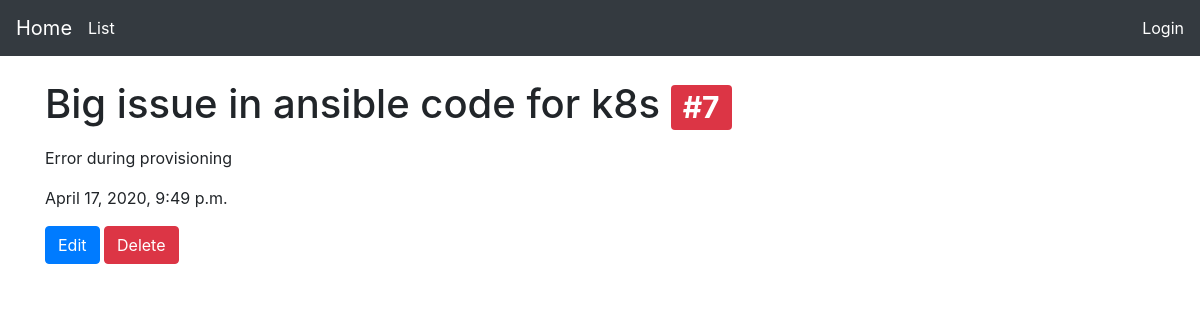
Before: /issues/7/ with the older database file.
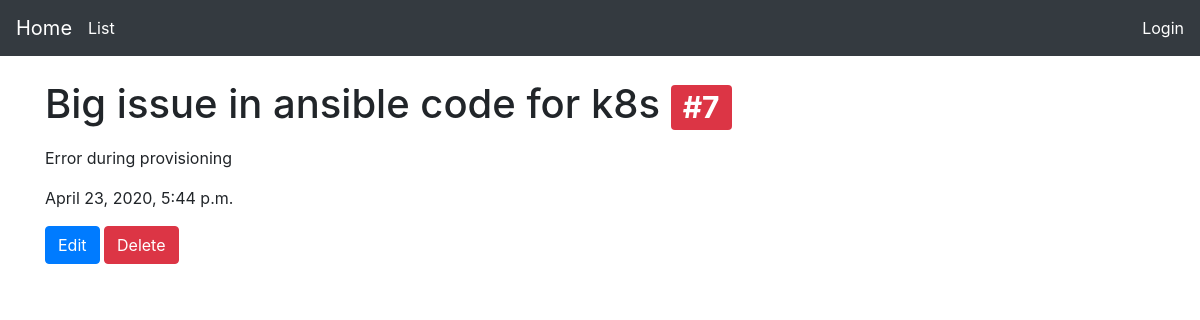
After: the same page with the newer database file.
### issues/models.py (models this page shows, shortened)
class Issue(models.Model):
    title = models.CharField(blank=False, max_length=250)
    issue_no = models.AutoField(primary_key=True)
    created_at = models.DateTimeField(auto_now=True)
    class TypeOfIssue(models.TextChoices):
        STORY = 'ST', _('Story')
        BUG = 'BU', _('Bug')
        TASK = 'TA', _('Task')
    class Status(models.TextChoices):
        OPEN = 'OP', _('Open')
        IN_PROGRESS = 'IN', _('In Progress')
        CLOSED = 'CL', _('Closed')
    type = models.CharField(
        max_length=2,
        choices=TypeOfIssue.choices,
        default=TypeOfIssue.BUG,
    )
    status = models.CharField(
        max_length=2,
        choices=Status.choices,
        default=Status.OPEN,
    )
    details = models.TextField(blank=False)

### issues/views.py (the view)
# urls.py: path('<int:pk>/', views.IssueDetail.as_view(), name='detail'),
class IssueDetail(generic.detail.DetailView):
    model = models.Issue
    def get_context_data(self, **kwargs):
        context = super().get_context_data(**kwargs)
        if context['issue'].type == "ST":
            context['className'] = "badge badge-success"
        elif context['issue'].type == "BU":
            context['className'] = "badge badge-danger"
        else:
            context['className'] = "badge badge-primary"
        return context

### issues/templates/issues/issue_detail.html
{% extends 'base.html' %}
{% block content %}
<h1>
  {{issue.title}}
  <span class="{{className}}">
    #{{issue.issue_no}}
  </span>
</h1>
<p class="lead">{{issue.details|linebreaks}}</p>
<p>{{ issue.created_at }}</p>
<a class="btn btn-primary" role="button" href="{% url 'issues:edit' pk=issue.pk %}">Edit</a>
<a class="btn btn-danger" role="button" href="{% url 'issues:delete' pk=issue.pk %}">Delete</a>
{% endblock %}

### templates/base.html (shortened to what this page needs)
<!DOCTYPE html>
<html lang="en">
  <head>
    <link
      rel="stylesheet"
      href="https://stackpath.bootstrapcdn.com/bootstrap/4.1.3/css/bootstrap.min.css"
    />
  </head>
  <body>
    <nav class="navbar navbar-dark bg-dark mb-4">
      <a class="navbar-brand" href="{% url 'home' %}">
        Home
      </a>
      <a class="mr-auto text-white" href="{% url 'issues:list' %}">List</a>
      {% if not user.is_authenticated %}
        <a class="text-white" href="{% url 'account_login' %}">Login</a>
      {% else %}
        <a class="text-white" href="{% url 'account_logout' %}">Logout</a>
      {% endif %}
    </nav>
    <div class="container">
      {% block content %} {% endblock %}
    </div>
  </body>
</html>

Changed rows visible on the page:
changed Issue "Big issue in ansible code for k8s": created_at "April 17, 2020, 9:49 p.m." → "April 23, 2020, 5:44 p.m."
